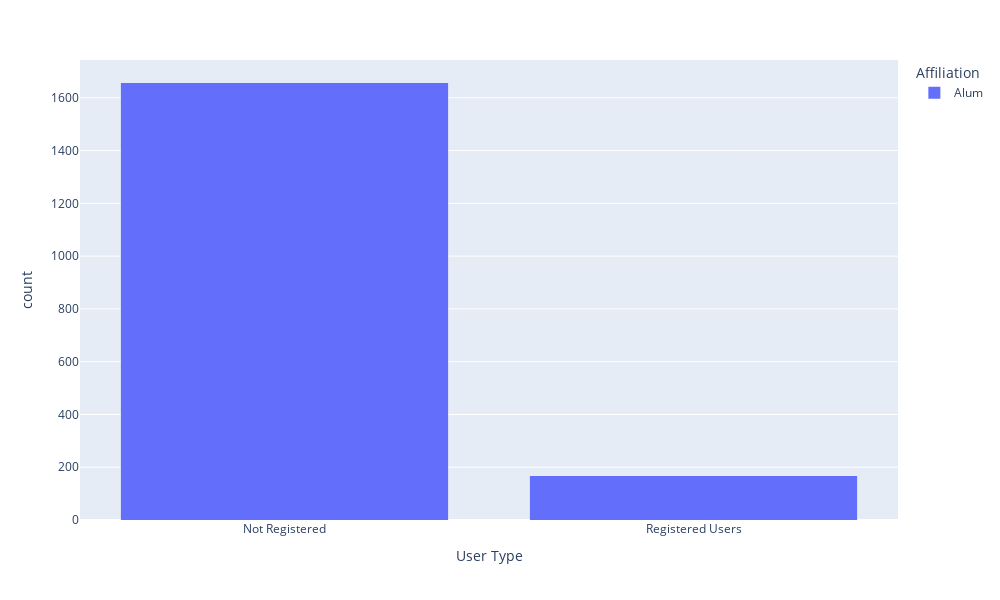
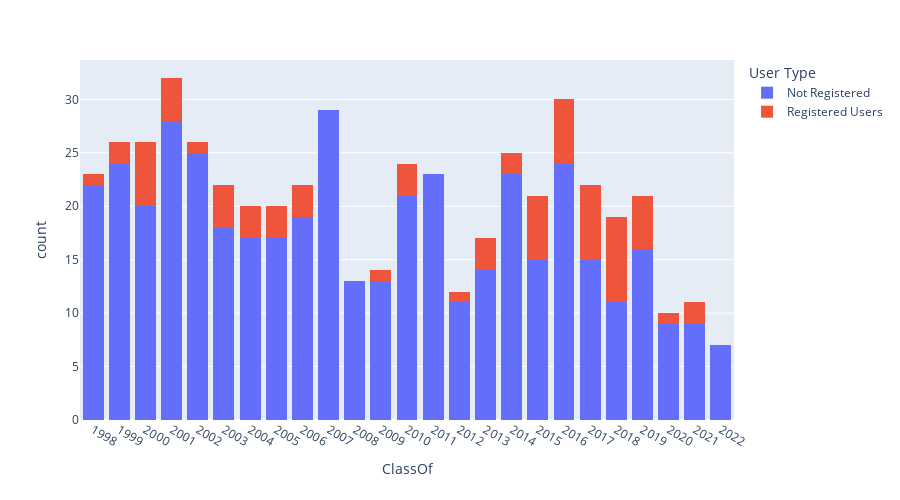
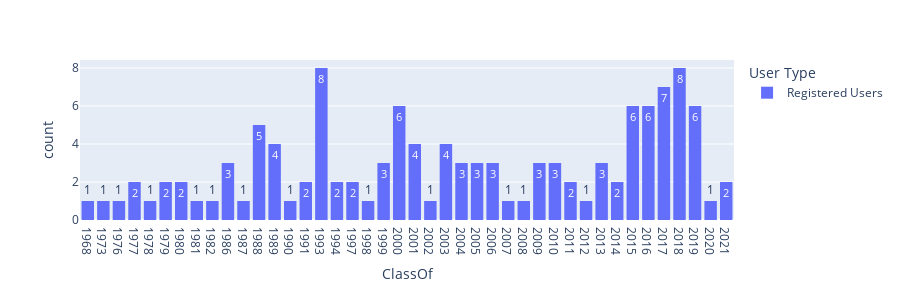

Source (notebook cell) for these figures, in order:
### Code cell
import pandas as pd
import plotly.express as px
import plotly.graph_objects as go

pd.set_option('display.max_columns',None)
pd.set_option('display.max_rows',None)

#import data
df = pd.read_csv(r"C:\Users\Yang\Downloads\MergedData_Newest.csv",encoding='unicode_escape',dtype=str)

registered_alum = df[(df['User Type'] == 'Registered Users') & (df['Affiliation'] == 'Alum')]

fig = px.histogram(df[(df['Affiliation'] == 'Alum')], x='User Type',
                   color="Affiliation",
                   height=600,
                  width=1000)
fig.show()

fig = px.histogram(df[(df['Post-graduate Plans'] != 'Unknown')], x="ClassOf",
                   color="User Type",
                   height=500,
                  nbins=48)
fig.update_layout(bargap=0.2)
fig.update_layout(barmode='stack')
fig.show()

fig = px.histogram(registered_alum, x="ClassOf",
                   color="User Type",
                   height=300,
                   nbins=60,
                   text_auto=True
                  )
fig.update_layout(bargap=0.2)
fig.show()


fig = px.choropleth(df[(df['Affiliation'] == 'Alum')],
                    locations=df['State'].dropna().unique(),
                    color=df['State'].value_counts(sort=False),
                    locationmode="USA-states",
                    scope="usa",
                    color_continuous_scale="Viridis_r" 
                    )
fig.show()

fig = go.Figure(data=[go.Pie(labels=df['Private'].dropna().unique(), values=df['Private'].value_counts(sort=False), textinfo='label+percent+value',
                            )])
fig.show()

fig = go.Figure(data=[go.Pie(labels=df['Type'].dropna().unique(), values=df['Type'].value_counts(sort=False), textinfo='label+percent+value',
                            )])
fig.show()

df=df[(df['Post-graduate Plans'] != 'Unknown')]

most_chosen_schools = df['Post-graduate Plans'].value_counts().head(20) #number of distinct schools:20
for index,row in df.iterrows():
    if row['Post-graduate Plans'] not in most_chosen_schools:
        df.loc[index, 'Post-graduate Plans'] = 'Other Colleges'

fig = go.Figure(data=[go.Pie(labels=df['Post-graduate Plans'].dropna().unique(), values=df['Post-graduate Plans'].value_counts(sort=False), textinfo='label+percent+value'
                            )])
fig.update_traces(textposition='inside')
fig.update_layout(uniformtext_minsize=12, uniformtext_mode='hide')
fig.show()

print(df['Post-graduate Plans'].value_counts().head(10))

fig = go.Figure(data=[go.Pie(labels=df['Sector'].dropna().unique(), values=df['Sector'].value_counts(sort=False), textinfo='label+percent',
                            )])
fig.update_traces(textposition='inside')
fig.update_layout(uniformtext_minsize=10, uniformtext_mode='hide')
fig.show()

### Figure 1 — Plotly figure (JSON) as saved in the notebook; plotly's stock layout.template omitted (floating-point values rounded to 4 significant figures; data arrays with more than 128 entries replaced by an {"elided": "..."} marker saying what was removed)
{"data": [{"alignmentgroup": "True", "bingroup": "x", "hovertemplate": "Affiliation=Alum<br>User Type=%{x}<br>count=%{y}<extra></extra>", "legendgroup": "Alum", "marker": {"color": "#636efa", "pattern": {"shape": ""}}, "name": "Alum", "offsetgroup": "Alum", "orientation": "v", "showlegend": true, "type": "histogram", "x": {"elided": "1823 str values"}, "xaxis": "x", "yaxis": "y"}], "layout": {"barmode": "relative", "height": 600, "legend": {"title": {"text": "Affiliation"}, "tracegroupgap": 0}, "margin": {"t": 60}, "width": 1000, "xaxis": {"anchor": "y", "domain": [0, 1], "title": {"text": "User Type"}}, "yaxis": {"anchor": "x", "domain": [0, 1], "title": {"text": "count"}}}}

### Figure 2 — Plotly figure (JSON) as saved in the notebook; plotly's stock layout.template omitted (floating-point values rounded to 4 significant figures; data arrays with more than 128 entries replaced by an {"elided": "..."} marker saying what was removed)
{"data": [{"alignmentgroup": "True", "bingroup": "x", "hovertemplate": "User Type=Not Registered<br>ClassOf=%{x}<br>count=%{y}<extra></extra>", "legendgroup": "Not Registered", "marker": {"color": "#636efa", "pattern": {"shape": ""}}, "name": "Not Registered", "nbinsx": 48, "offsetgroup": "Not Registered", "orientation": "v", "showlegend": true, "type": "histogram", "x": {"elided": "451 str values"}, "xaxis": "x", "yaxis": "y"}, {"alignmentgroup": "True", "bingroup": "x", "hovertemplate": "User Type=Registered Users<br>ClassOf=%{x}<br>count=%{y}<extra></extra>", "legendgroup": "Registered Users", "marker": {"color": "#EF553B", "pattern": {"shape": ""}}, "name": "Registered Users", "nbinsx": 48, "offsetgroup": "Registered Users", "orientation": "v", "showlegend": true, "type": "histogram", "x": ["1998", "1999", "1999", "2000", "2000", "2000", "2000", "2000", "2000", "2001", "2001", "2001", "2001", "2002", "2003", "2003", "2003", "2003", "2004", "2004", "2004", "2005", "2005", "2005", "2006", "2006", "2006", "2009", "2010", "2010", "2010", "2012", "2013", "2013", "2013", "2014", "2014", "2015", "2015", "2015", "2015", "2015", "2015", "2016", "2016", "2016", "2016", "2016", "2016", "2017", "2017", "2017", "2017", "2017", "2017", "2017", "2018", "2018", "2018", "2018", "2018", "2018", "2018", "2018", "2019", "2019", "2019", "2019", "2019", "2020", "2021", "2021"], "xaxis": "x", "yaxis": "y"}], "layout": {"bargap": 0.2, "barmode": "stack", "height": 500, "legend": {"title": {"text": "User Type"}, "tracegroupgap": 0}, "margin": {"t": 60}, "xaxis": {"anchor": "y", "domain": [0, 1], "title": {"text": "ClassOf"}}, "yaxis": {"anchor": "x", "domain": [0, 1], "title": {"text": "count"}}}}

### Figure 3 — Plotly figure (JSON) as saved in the notebook; plotly's stock layout.template omitted (floating-point values rounded to 4 significant figures; data arrays with more than 128 entries replaced by an {"elided": "..."} marker saying what was removed)
{"data": [{"alignmentgroup": "True", "bingroup": "x", "hovertemplate": "User Type=Registered Users<br>ClassOf=%{x}<br>count=%{y}<extra></extra>", "legendgroup": "Registered Users", "marker": {"color": "#636efa", "pattern": {"shape": ""}}, "name": "Registered Users", "nbinsx": 60, "offsetgroup": "Registered Users", "orientation": "v", "showlegend": true, "texttemplate": "%{value}", "type": "histogram", "x": {"elided": "167 str values"}, "xaxis": "x", "yaxis": "y"}], "layout": {"bargap": 0.2, "barmode": "relative", "height": 300, "legend": {"title": {"text": "User Type"}, "tracegroupgap": 0}, "margin": {"t": 60}, "xaxis": {"anchor": "y", "domain": [0, 1], "title": {"text": "ClassOf"}}, "yaxis": {"anchor": "x", "domain": [0, 1], "title": {"text": "count"}}}}
